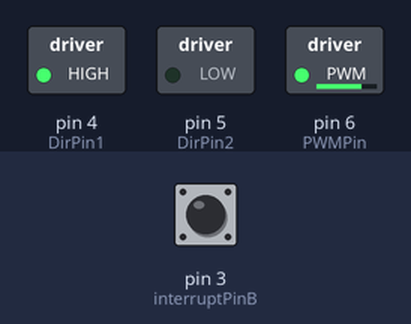
Bench run of a sketch on a simulated Arduino Uno, built with avr-gcc and run on an emulated ATmega328P. Parts: switched loads named in the sketch (green lamp = pin HIGH). The inputs (shaded band) are chosen by the test bench; at power-on: pin 3 (interruptPinB) HIGH. What the sketch prints to the serial monitor is not drawn.

Above: at 0.1 s.
Timing chart, 0 to 1.6 s (numbered marks = the images above):
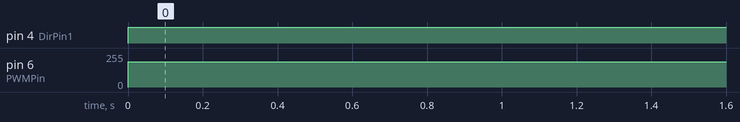

Measured:
- by itself, pin 4 (DirPin1): LOW → HIGH at 0.00 s
- by itself, pin 6 (PWMPin): 0/255 → 191/255 at 0.00 s

The sketch:

Motor_1.1.ino
```cpp
//****************TIME VARIABLES**************************************
unsigned long t_now;
unsigned long t_prev = 0;

//****************INTERRUPTS PINS*************************************

// If you use interrupts, you have to use pins 2 and 3 in UNO, NANO, MINI..
// Using the interrupts, we will calculate the rotation direction-
//if needed, count the encoder pulses and caluclate the angular speed (rpm)
const byte interruptPinA = 2; //Encoder A
const byte interruptPinB = 3; //Encoder B

//****************COUNTER VARIABLE************************************

//This is the variable allocated for counting the pulses from the encoder
//every time the motor rotates
volatile long EncoderCount = 0;


//*************UNO OUTPUTS --> L298 BRIDGE INPUTS*********************
const byte DirPin1 = 4;
const byte DirPin2 = 5;//DirPin 1 and 2 will decide the motor rotation direction
const byte PWMPin = 6; // This pin will control the Motor speed via PWMval, Habilita motor con PWM
int PWMval=0; // Initial PWMval is set to zero, this value is the PWM duty cycle
              // from 0 to 255

//****************ENCODER PULSES************************************
int PPR=834.0; //Pulse Per Rotation-Measured manually-see youtube video

volatile unsigned long count = 0;
unsigned long count_prev = 0;

//***************************RPM***********************************
// Theta is the angular position
//Theta_now and Theta_prev are both needed to calculate the RPM (rounds per minute)
//RPM can be calcuated as the difference in position with respect to time
float Theta_now;
float Theta_prev = 0;

//RPM_input is the user input RPM (set value)
//RPM_output is the motor output RPM as measured by the encoder
float RPM_output;
int dt;                      // Period of time used to calcuate RPM
float RPM_max = 250;         // Setting up a safe maximum RPM for the Motor

//******************************MISC VARIABLES*****************
//Maximum motor voltage in clockwise rotation
float Vmax = 12;      // Check Motor Datasheet
//Minimum motor voltage
float Vmin = 0;
float V = 9;         // Motor voltage input. Set voltage to step amplitud

//**********ISR FUNCTIONS*****************************************
//***********ENCODER A********************************************
//This is the pinA function,Interrupt Service Routine for pin A
// below is the logic for pinA
void ISR_EncoderA() {
  bool PinB = digitalRead(interruptPinB);
  bool PinA = digitalRead(interruptPinA);
// detecting if motor rotating clockwise
// if A is high while B is low, then direction of rotation is clockwise
  if (PinB == LOW) {
    if (PinA == HIGH) {
     EncoderCount++;
    }
   }

  else {
     if (PinA == LOW){
      EncoderCount++;
    }
  }
}

//**********ISR FUNCTIONS*************************************
//***********ENCODER B****************************************

void ISR_EncoderB() {
   EncoderCount++;
}
//*************************************************************
//***MOTOR DRIVER FUNCTION*************************************
//The below code takes the calcuated voltage V and maps it to an output PWM range from 0 to 255 (8 bit PWM resolution in UNO)
void WriteDriverVoltage(float V, float Vmax) {
  int PWMval = int(255 * abs(V) / Vmax);
  if (PWMval > 255) {
    PWMval = 255;
  }

  //setting motor direction
  if(V>=0){
    digitalWrite(DirPin1, HIGH);
    digitalWrite(DirPin2, LOW);
  }
  else{
    digitalWrite(DirPin1, LOW);
    digitalWrite(DirPin2, HIGH);
  }
  analogWrite(PWMPin, PWMval);
}
//*************INTERRUPT SERVICE ROUTINE*************************
/*ISR(TIMER1_COMPA_vect) {
  count++;
}*/
void setup() {
  //General setup

  Serial.begin(9600);
  pinMode(interruptPinA, INPUT_PULLUP);
  pinMode(interruptPinB, INPUT_PULLUP);
  //attachInterrupt(digitalPinToInterrupt(interruptPinA), ISR_EncoderA, RISING);
  attachInterrupt(digitalPinToInterrupt(interruptPinB), ISR_EncoderB, RISING);
  pinMode(DirPin1, OUTPUT);
  pinMode(DirPin2, OUTPUT);

//***********INTERRUPT SETUP************************************
  /*cli();
  TCCR1A = 0;
  TCCR1B = 0;
  TCNT1 = 0;
  OCR1A = 12499; //Prescaler = 64
  TCCR1B |= (1 << WGM12);
  TCCR1B |= (1 << CS11 | 1 << CS10);
  TIMSK1 |= (1 << OCIE1A);
  sei();*/
}
//**************************************************************
//**************************************************************
//****************MAIN LOOP*************************************
unsigned long previousMillis = 0;
long interval = 100;
void loop() {
 /* if (count > count_prev) {
    t_now = millis();
    Theta_now = EncoderCount / PPR;
    dt = (t_now - t_prev);*/

    unsigned long currentMillis = millis();
    if((currentMillis - previousMillis) >= interval)
    {
      previousMillis = currentMillis;
      RPM_output = 10*EncoderCount*(60.0/374.0); // RPM del eje principal
      EncoderCount = 0;
    }

    //*********CONDITION OF OPERATION**************************
    //*********SWITCH MOTOR OFF AFTER A PERIOD OF NO INPUT*****
    /*if (t_now / 1000.0 > 100) {
      V= 0;
    }*/

    //***********RPM CALCULATIONS*******************
    /*RPM_output = (Theta_now - Theta_prev) / (dt / 1000.0) * 60;

    if (V > Vmax) {
      V = Vmax;
    }
    if (V < Vmin) {
      V = Vmin;
    }*/
//*********************************************************
//*********************************************************
    //*******WRITING VOLTAGE TO L298***********************
     WriteDriverVoltage(V, Vmax);
     Serial.print(V);
     Serial.print(", ");
     //Serial.print("RPM =");
     //Serial.print(", ");
     Serial.println(RPM_output);
     delay(100);
     /*
     Theta_prev = Theta_now;
     count_prev = count;
     t_prev = t_now;*/
  }
```
